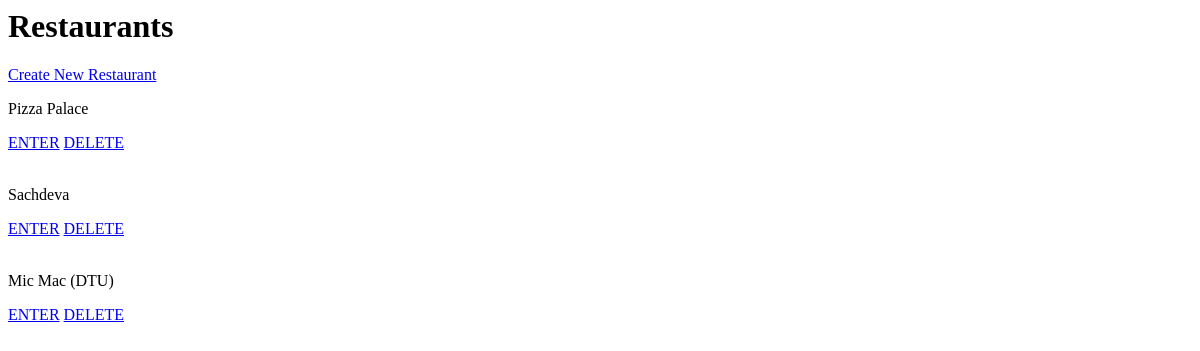
The page /restaurants/ on the database as committed earlier.
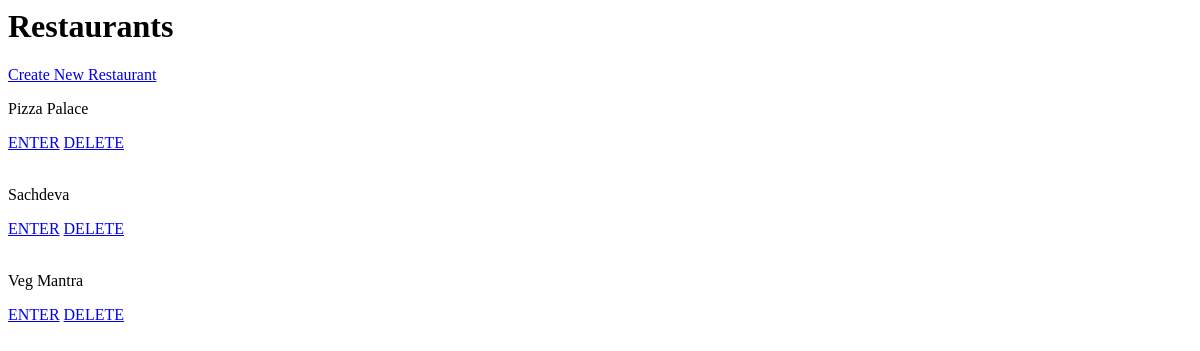
The same page on the database as committed later.
### CreateDB.py (models this page shows)
class Restaurant(Base):
    __tablename__ = 'restaurant'
    id = Column(Integer, primary_key=True)
    name = Column(String(250), nullable=False)

### Server.py (the view)
@app.route('/')
@app.route('/restaurants/')
def restaurants():
    restaurants = session.query(Restaurant).all()
    return render_template('restaurants.html', restaurants=restaurants)

### templates/restaurants.html (shortened to what this page needs)
<html>
<body>
    <h1>Restaurants</h1>
    <a href="{{url_for('addNewRestaurant')}}">Create New Restaurant</a>
    {% for i in restaurants %}
    <div>
        <p>{{i.name}}</p>
        <a href="{{url_for('restaurantMenu', restaurant_id=i.id)}}">ENTER</a>
        <a href="{{url_for('DeleteRestaurant', restaurant_id=i.id)}}">DELETE</a>
    </div>
    {% endfor %}
</body>
</html>

Rows that differ between the two databases and show on the page:
changed Restaurant: name "Mic Mac (DTU)" → "Veg Mantra"
